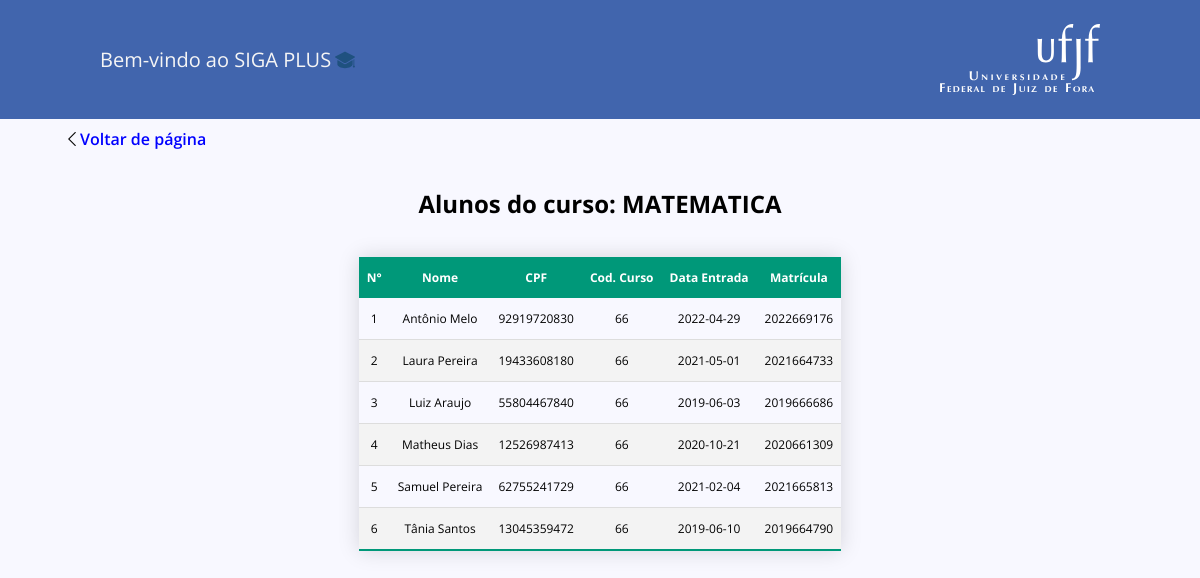
Page /sigaplus/curso_aluno.php?curso=66 on the committed database.
### tables this page shows
CREATE TABLE `curso` (
  `pk_codigo_curso` varchar(10) NOT NULL,
  `fk_codigo_dept` varchar(10) DEFAULT NULL,
  `fk_cpf_coordenador` varchar(11) DEFAULT NULL,
  `nome_curso` varchar(50) NOT NULL,
  `qtd_semestres_curso` int(11) NOT NULL,
  `turno_curso` varchar(20) DEFAULT NULL
);

CREATE TABLE `aluno` (
  `pk_cpf_aluno` varchar(11) NOT NULL,
  `fk_codigo_curso` varchar(10) DEFAULT NULL,
  `idade_aluno` int(11) DEFAULT NULL,
  `sexo_aluno` char(1) DEFAULT NULL,
  `senha_aluno` varchar(20) NOT NULL,
  `login_aluno` varchar(20) NOT NULL,
  `nome_aluno` varchar(50) NOT NULL,
  `data_entrada_aluno_curso` date DEFAULT NULL,
  `matricula_aluno` varchar(20) NOT NULL,
  `formacao_aluno` varchar(50) DEFAULT NULL,
  `status_matricula_aluno` varchar(20) DEFAULT NULL
);

### sigaplus/conexao_db.php (called while the page is built, shortened)
<?php
      function fetch_join_data($mysqli, $tableName, $columns, $joinTable, $onQuery, $orderBy){
         if (empty($columns) || !is_array($columns)) {
          $msg="Falta declarar as colunas da consulta.";
         }elseif(empty($tableName)){
           $msg= "Nome da tabela vazio.";
        }else{
        $columnName = implode(", ", $columns);
        $query = "SELECT $columnName FROM $tableName INNER JOIN $joinTable ON $onQuery ORDER BY $orderBy";
        $result = $mysqli->query($query);
        if($result== true){
         if ($result->num_rows > 0) {
            $row= mysqli_fetch_all($result, MYSQLI_ASSOC);
            $msg= $row;
         } else {
            $msg= "Nenhum dado foi encontrado";
         }
        }else{
          $msg= mysqli_error($mysqli);
        }
        }
        return $msg;
        }
?>

### sigaplus/curso_aluno.php (the view, shortened to what this page needs)
<?php
include('conexao_db.php');
?>
<html>
<head>
   <link rel="stylesheet" href="./styles/index.css">
</head>
<body>
   <section class="header_section">
      <div class="header_div">
         <div class="welcome_container">
            <a href="/siga_plus" class="welcome_title">Bem-vindo ao SIGA PLUS</a>
            <img class="welcome_img" src="./img/ico_academico.svg"/>
         </div>
         <img class="logo_img" src="./img/logo_ufjf.svg">
      </div>
   </section>
   <div class="back_container">  <a href="./curso.php"> <img src="./img/ARROW-LEFT.png"/> Voltar de página </a> </div>
   <?php
            $tableName="aluno";
            $columns= ['pk_cpf_aluno', 'fk_codigo_curso','nome_aluno','data_entrada_aluno_curso', 'matricula_aluno', 'nome_curso'];
            $orderBy = "nome_aluno";
            $joinTable="curso";
            $cursoCod = $_GET['curso']??'';
            $onQuery = "fk_codigo_curso = pk_codigo_curso and fk_codigo_curso = $cursoCod";
            $fetchData = fetch_join_data($mysqli, $tableName, $columns, $joinTable,  $onQuery, $orderBy);
            if(is_array($fetchData)) $cursoName = $fetchData[0]['nome_curso'];
    ?>
   <section class="content_section">
      <h2 class="content_title">Alunos do curso: <?php echo $cursoName??$cursoCod ?> </h2>
      <div>
      <table class="styled-table">
         <thead><tr><th>N°</th>
            <th>Nome</th>
            <th>CPF</th>
            <th>Cod. Curso</th>
            <th>Data Entrada</th>
            <th>Matrícula</th>
         </thead>
         <tbody>
         <?php
            if(is_array($fetchData)){
            $num=1;
            foreach($fetchData as $data){
         ?>
         <tr>
            <td><?php echo $num; ?></td>
            <td><?php echo $data['nome_aluno']??''; ?></td>
            <td><?php echo $data['pk_cpf_aluno']??''; ?></td>
            <td><?php echo $data['fk_codigo_curso']??''; ?></td>
            <td><?php echo $data['data_entrada_aluno_curso']??''; ?></td>
            <td><?php echo $data['matricula_aluno']??''; ?></td>
         </tr>
     <?php
      $num++;}}else{
         echo "<p> Não foi encontrado nenhum aluno para esse curso. </p> <tr> <td> <td> </tr>";
      ?>
  </td>
    <tr>
    <?php
    }?>
    </tbody>
     </table>
   </div>
   </section>
</body>
</html>

### sigaplus/styles/index.css (style rules this page uses)
body { background-color: ghostwhite; margin: 0; }
* { font-family: "Open Sans", sans-serif; }
.header_section { background-color: #4165ad; }
.header_div { max-width: 1000px; padding: 24px 80px; display: flex; align-items: center; justify-content: space-between; margin: 0 auto; }
.welcome_container { display: flex; align-items: center; }
.welcome_title { font-size: 20px; color: whitesmoke; text-decoration: none; }
.welcome_img { max-width: 20px; margin: 4px; }
.logo_img { max-width: 160px; }
.content_section { padding: 40px 80px; display: flex; flex-direction: column; align-items: center; justify-content: space-between; }
.content_title { margin: 0 0 12px; }
td, th { text-align: center; }
.back_container { display: flex; margin: 12px 64px 0; }
.back_container a { text-decoration: none; line-height: 1; display: flex; align-items: center; color: blue; font-weight: 600; }
.back_container img { max-width: 16px; transition: 0.2s all; display: block; }

### sigaplus/styles/table.css (style rules this page uses)
.styled-table { border-collapse: collapse; margin: 25px 0; font-size: 0.9em; font-family: sans-serif; min-width: 400px; box-shadow: 0 0 20px rgba(0, 0, 0, 0.15); }
.styled-table thead tr { background-color: #009879; color: #ffffff; text-align: left; }
.styled-table th, .styled-table td { padding: 12px 8px; font-size: 12px; }
.styled-table tbody tr { border-bottom: 1px solid #dddddd; }
.styled-table tbody tr:nth-of-type(even) { background-color: #f3f3f3; }
.styled-table tbody tr:last-of-type { border-bottom: 2px solid #009879; }

### rows in the picture
curso: nome_curso "MATEMATICA"
aluno: nome_aluno "Antônio Melo", pk_cpf_aluno "92919720830", fk_codigo_curso "66", data_entrada_aluno_curso "2022-04-29", matricula_aluno "2022669176"
aluno: nome_aluno "Laura Pereira", pk_cpf_aluno "19433608180", fk_codigo_curso "66", data_entrada_aluno_curso "2021-05-01", matricula_aluno "2021664733"
aluno: nome_aluno "Luiz Araujo", pk_cpf_aluno "55804467840", fk_codigo_curso "66", data_entrada_aluno_curso "2019-06-03", matricula_aluno "2019666686"
aluno: nome_aluno "Matheus Dias", pk_cpf_aluno "12526987413", fk_codigo_curso "66", data_entrada_aluno_curso "2020-10-21", matricula_aluno "2020661309"
aluno: nome_aluno "Samuel Pereira", pk_cpf_aluno "62755241729", fk_codigo_curso "66", data_entrada_aluno_curso "2021-02-04", matricula_aluno "2021665813"
aluno: nome_aluno "Tânia Santos", pk_cpf_aluno "13045359472", fk_codigo_curso "66", data_entrada_aluno_curso "2019-06-10", matricula_aluno "2019664790"
